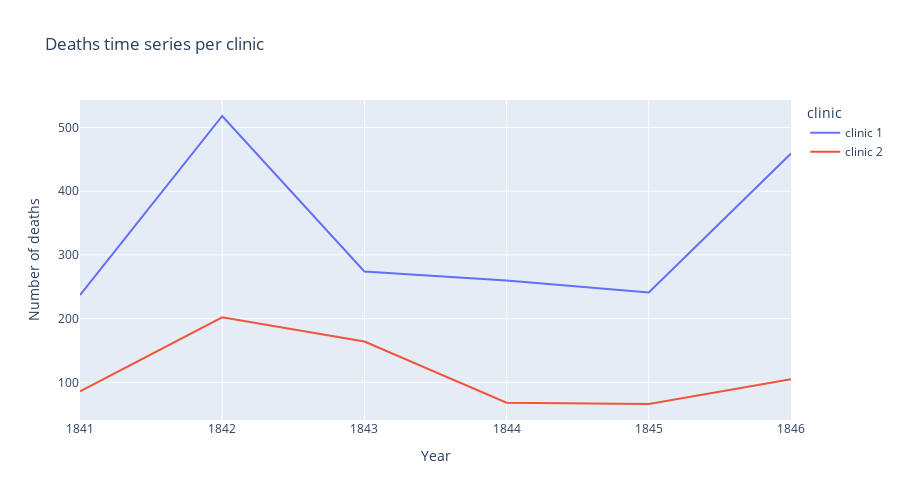

The notebook cell this image was saved under:
### Markdown cell above
Clinic 1 has more births taking place consistently throughout the data history provided.

### Code cell
fig = px.line(df_yearly, x="year", y="deaths", color="clinic", title="Deaths time series per clinic",
                width=900, height=500, 
                labels={"year": "Year",  "deaths": "Number of deaths"})
fig.show()

### Figure 1 — Plotly figure (JSON) as saved in the notebook; plotly's stock layout.template omitted (floating-point values rounded to 4 significant figures)
{"data": [{"hovertemplate": "clinic=clinic 1<br>Year=%{x}<br>Number of deaths=%{y}<extra></extra>", "legendgroup": "clinic 1", "line": {"color": "#636efa", "dash": "solid"}, "mode": "lines", "name": "clinic 1", "orientation": "v", "showlegend": true, "type": "scatter", "x": [1841, 1842, 1843, 1844, 1845, 1846], "xaxis": "x", "y": [237, 518, 274, 260, 241, 459], "yaxis": "y"}, {"hovertemplate": "clinic=clinic 2<br>Year=%{x}<br>Number of deaths=%{y}<extra></extra>", "legendgroup": "clinic 2", "line": {"color": "#EF553B", "dash": "solid"}, "mode": "lines", "name": "clinic 2", "orientation": "v", "showlegend": true, "type": "scatter", "x": [1841, 1842, 1843, 1844, 1845, 1846], "xaxis": "x", "y": [86, 202, 164, 68, 66, 105], "yaxis": "y"}], "layout": {"height": 500, "legend": {"title": {"text": "clinic"}, "tracegroupgap": 0}, "title": {"text": "Deaths time series per clinic"}, "width": 900, "xaxis": {"anchor": "y", "domain": [0, 1], "title": {"text": "Year"}}, "yaxis": {"anchor": "x", "domain": [0, 1], "title": {"text": "Number of deaths"}}}}
